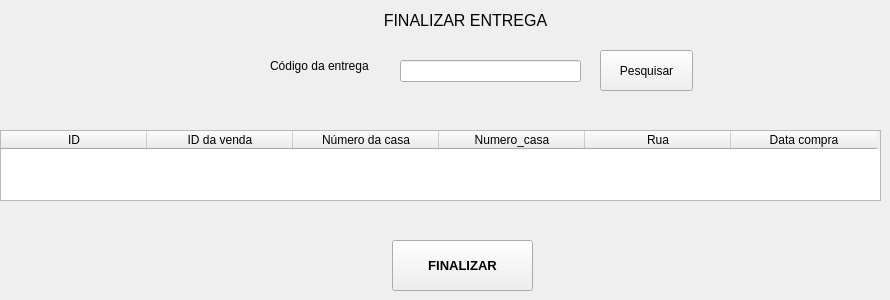
   <widget class="QWidget" name="page_9">
    <widget class="QLabel" name="label_25">
     <property name="geometry">
      <rect>
       <x>350</x>
       <y>0</y>
       <width>231</width>
       <height>41</height>
      </rect>
     </property>
     <property name="font">
      <font>
       <pointsize>12</pointsize>
      </font>
     </property>
     <property name="text">
      <string>FINALIZAR ENTREGA</string>
     </property>
     <property name="alignment">
      <set>Qt::AlignCenter</set>
     </property>
    </widget>
    <widget class="QLineEdit" name="lineEdit_13">
     <property name="geometry">
      <rect>
       <x>400</x>
       <y>60</y>
       <width>181</width>
       <height>22</height>
      </rect>
     </property>
    </widget>
    <widget class="QLabel" name="label_26">
     <property name="geometry">
      <rect>
       <x>270</x>
       <y>50</y>
       <width>121</width>
       <height>31</height>
      </rect>
     </property>
     <property name="font">
      <font>
       <pointsize>9</pointsize>
      </font>
     </property>
     <property name="text">
      <string>Código da entrega</string>
     </property>
    </widget>
    <widget class="QPushButton" name="pushButton_18">
     <property name="geometry">
      <rect>
       <x>600</x>
       <y>50</y>
       <width>93</width>
       <height>41</height>
      </rect>
     </property>
     <property name="text">
      <string>Pesquisar</string>
     </property>
    </widget>
    <widget class="QTableWidget" name="tableWidget_5">
     <property name="geometry">
      <rect>
       <x>0</x>
       <y>130</y>
       <width>881</width>
       <height>71</height>
      </rect>
     </property>
     <property name="font">
      <font>
       <pointsize>9</pointsize>
      </font>
     </property>
     <property name="autoScrollMargin">
      <number>16</number>
     </property>
     <property name="editTriggers">
      <set>QAbstractItemView::NoEditTriggers</set>
     </property>
     <attribute name="horizontalHeaderDefaultSectionSize">
      <number>146</number>
     </attribute>
     <column>
      <property name="text">
       <string>ID</string>
      </property>
     </column>
     <column>
      <property name="text">
       <string>ID da venda</string>
      </property>
     </column>
     <column>
      <property name="text">
       <string>Número da casa</string>
      </property>
     </column>
     <column>
      <property name="text">
       <string>Numero_casa</string>
      </property>
     </column>
     <column>
      <property name="text">
       <string>Rua</string>
      </property>
     </column>
     <column>
      <property name="text">
       <string>Data compra</string>
      </property>
     </column>
    </widget>
    <widget class="QPushButton" name="pushButton_19">
     <property name="geometry">
      <rect>
       <x>392</x>
       <y>240</y>
       <width>141</width>
       <height>51</height>
      </rect>
     </property>
     <property name="font">
      <font>
       <pointsize>10</pointsize>
       <weight>75</weight>
       <bold>true</bold>
      </font>
     </property>
     <property name="text">
      <string>FINALIZAR</string>
     </property>
    </widget>
   </widget>
